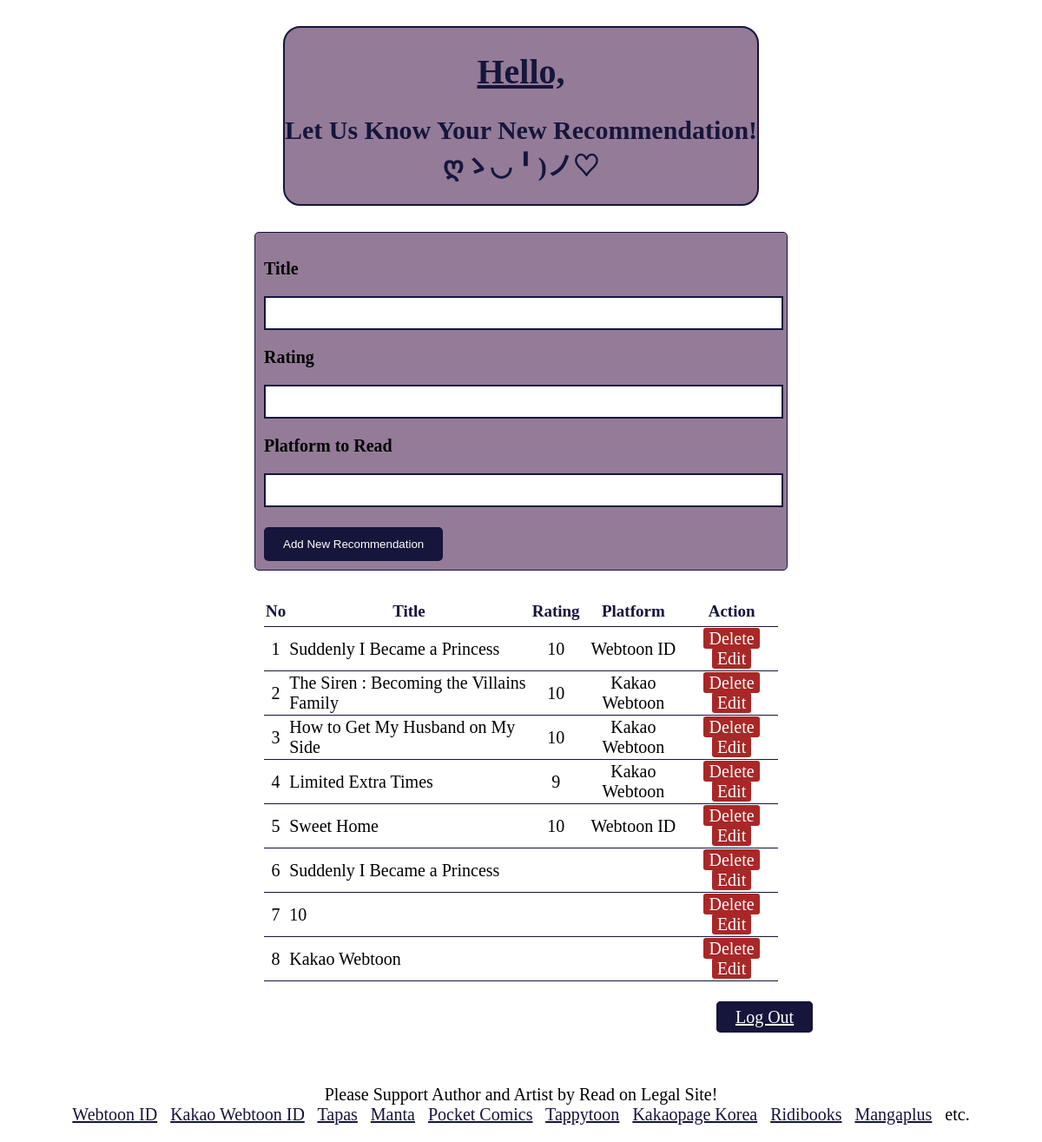
The app's page /home.php with its own data.
### tables this page shows
CREATE TABLE `recommendation` (
  `id` int(11) NOT NULL,
  `recommendation` varchar(255) NOT NULL,
  `rating` varchar(255) NOT NULL,
  `cover` varchar(255) NOT NULL
);

### home.php (the view, shortened to what this page needs)
<?php
    include "koneksi.php";
    $recommendation = mysqli_query($conn, "SELECT * FROM recommendation");
    ?>
<!DOCTYPE html>
<html>
<head>
     <link rel="stylesheet" type="text/css" href="css.css">
</head>
<body style="background-image : url('https://bnz06pap001files.storage.live.com/y4mE6444dXobUGha9fQ-skRF7TSFedtJp_mwP3KmmHhjIHbwWOPr5tEhgeL-ltjQoBpj5aersoqbaiRSMXRKmYgzHSHyTlioiR7hvUIgjRSyQ8yBOewygHNUgIPKvTPRwfB_82IlJgeplUka7GlOisHkY0wVikgUPxow4ACYQvGXJlZDrxmHazFXXvHNJ3-1Dg6?width=1540&height=800&cropmode=none');"></body>
<div class="heading">
     <h1 style="text-decoration: underline;"> Hello, <?php echo $_SESSION['name']; ?></h1>
     <h2>Let Us Know Your New Recommendation! ღゝ◡╹)ノ♡ </h2>
</div>
<form method="POST" action="home.php">
     <p><b>Title</b></p>
     <input type="text" name="recommendation" class="recommendation_input">
     <p><b>Rating</b></p>
     <input type="text" name="rating" class="recommendation_input">
     <p><b>Platform to Read</b></p>
     <input type="text" name="cover" class="recommendation_input">
     <br>
     <br>
     <button type="submit" class="recommendation_btn" name="submit">Add New Recommendation</button>
</form>
<table>
     <thead>
          <tr>
               <th>No</th>
               <th>Title</th>
               <th>Rating</th>
               <th>Platform</th>
               <th>Action</th>
          </tr>
     </thead>
     <tbody>
          <?php $i = 1;
              while ($row = mysqli_fetch_array($recommendation)) { ?>
               <tr>
                    <td>
                         <center><?php echo $i; ?></center>
                    </td>
                    <td class="recommendation"><?php echo $row['recommendation']; ?></td>
                    <td class="rating">
                         <center><?php echo $row['rating']; ?></center>
                    </td>
                    <td class="cover">
                         <center><?php echo $row['cover']; ?></center>
                    </td>
                    <td class="delete">
                         <a href="home.php?delete=<?php echo $row['id']; ?>" onclick="return confirm('Anda yakin ingin menghapus judul ini?')">Delete</a>
                         <a href="editrc.php?id=<?php echo $row['id']; ?>">Edit</a>
                    </td>
               </tr>
          <?php $i++;
              } ?>
     </tbody>
</table>
<a type="submit" class="recommendation_btn2" name="submit" href="logout.php">Log Out</a>
<br>
<br>
<br>
<footer>
     <center>
          <p>Please Support Author and Artist by Read on Legal Site!<br>
               <a href="https://www.webtoons.com/id" style="color: rgb(22, 21, 59)">Webtoon ID</a> &nbsp; <a href="https://id.kakaowebtoon.com/" style="color: rgb(22, 21, 59)">Kakao Webtoon ID</a> &nbsp;
               <a href="https://tapas.io/" style="color: rgb(22, 21, 59)">Tapas</a> &nbsp; <a href="https://manta.net/" style="color: rgb(22, 21, 59)">Manta</a> &nbsp;
               <a href="https://www.pocketcomics.com/" style="color: rgb(22, 21, 59)">Pocket Comics</a> &nbsp; <a href="https://www.tappytoon.com/de/comics/home" style="color: rgb(22, 21, 59)">Tappytoon</a> &nbsp;
               <a href="https://page.kakao.com/" style="color: rgb(22, 21, 59)">Kakaopage Korea</a> &nbsp; <a href="https://ridibooks.com/webtoon/recommendation" style="color: rgb(22, 21, 59)">Ridibooks</a> &nbsp;
               <a href="https://mangaplus.shueisha.co.jp/manga_list/all" style="color: rgb(22, 21, 59)">Mangaplus</a> &nbsp; etc.
          </p>
</footer>
</body>
</html>

### css.css (style rules this page uses)
body { font-family: Gabriola; font-size: 20px; }
.heading { width: 46%; margin: 30px auto; text-align: center; color: rgb(22, 21, 59); background: #947B98; border: 2px solid rgb(22, 21, 59); border-radius: 20px; }
form { width: 50%; margin: 30px auto; border-radius: 5px; padding: 10px; background: #947B98; border: 1px solid rgb(22, 21, 59); }
.recommendation_input { width: 97%; height: 15px; padding: 10px; border: 2px solid rgb(22, 21, 59); }
.recommendation_btn { height: 39px; background: rgb(22, 21, 59); color: #ffffff; border: 2px solid rgb(22, 21, 59); border-radius: 5px; padding: 5px 20px; }
.recommendation_btn2 { height: 39px; background: rgb(22, 21, 59); color: #ffffff; border: 2px solid rgb(22, 21, 59); border-radius: 5px; padding: 5px 20px; position: relative; top: 60%; left: 69%; }
table { width: 50%; margin: 30px auto; border-collapse: collapse; }
tr { border-bottom: 1px solid rgb(22, 21, 59); }
th { font-size: 19px; color: rgb(22, 21, 59); }
th, td { border: none; height: 30px; padding: 2px; }
.recommendation { text-align: left; }
.delete { text-align: center; }
.delete a { color: white; background: #a92727; padding: 1px 6px; border-radius: 3px; text-decoration: none; }

### records on screen
recommendation: recommendation "Suddenly I Became a Princess", rating "10", cover "Webtoon ID"
recommendation: recommendation "The Siren : Becoming the Villains Family", rating "10", cover "Kakao Webtoon"
recommendation: recommendation "How to Get My Husband on My Side", rating "10", cover "Kakao Webtoon"
recommendation: recommendation "Limited Extra Times", rating "9", cover "Kakao Webtoon"
recommendation: recommendation "Sweet Home", rating "10", cover "Webtoon ID"
recommendation: recommendation "Suddenly I Became a Princess"
recommendation: recommendation "10"
recommendation: recommendation "Kakao Webtoon"
